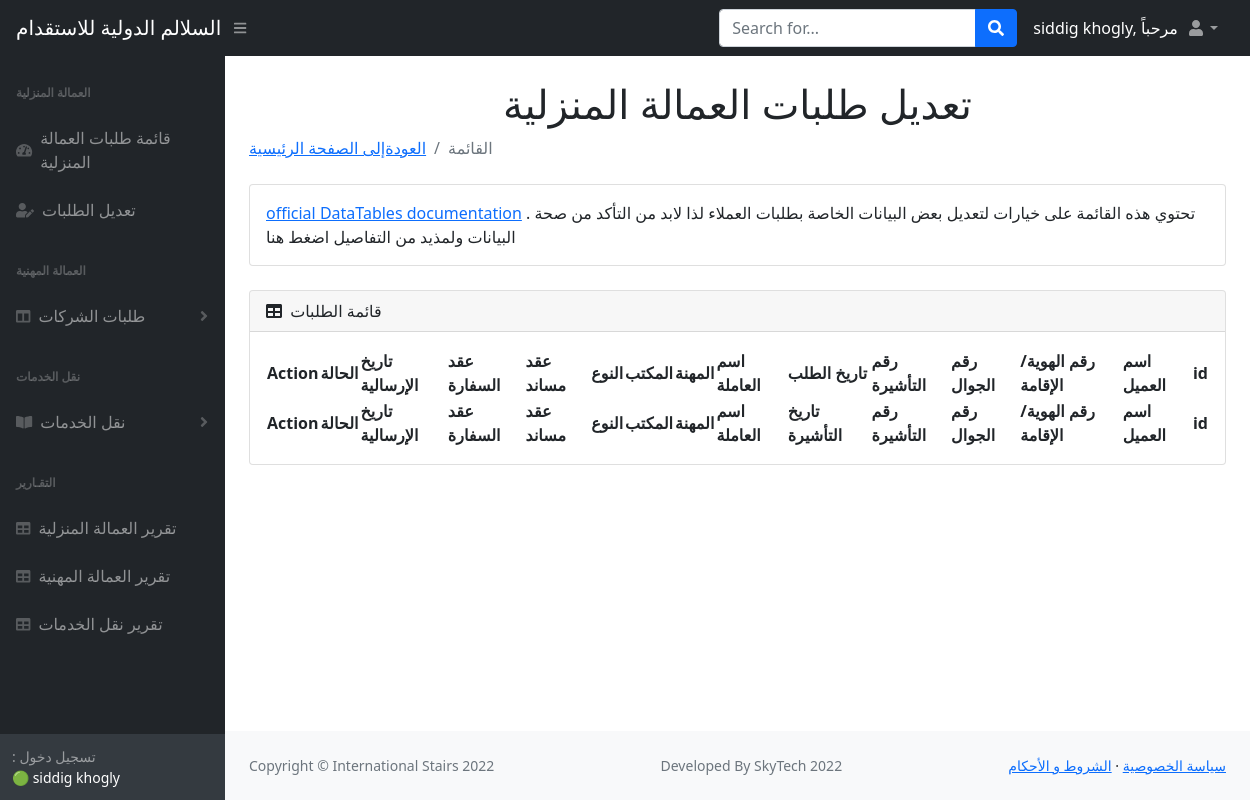
The page /list (signed in) on the database as committed earlier.
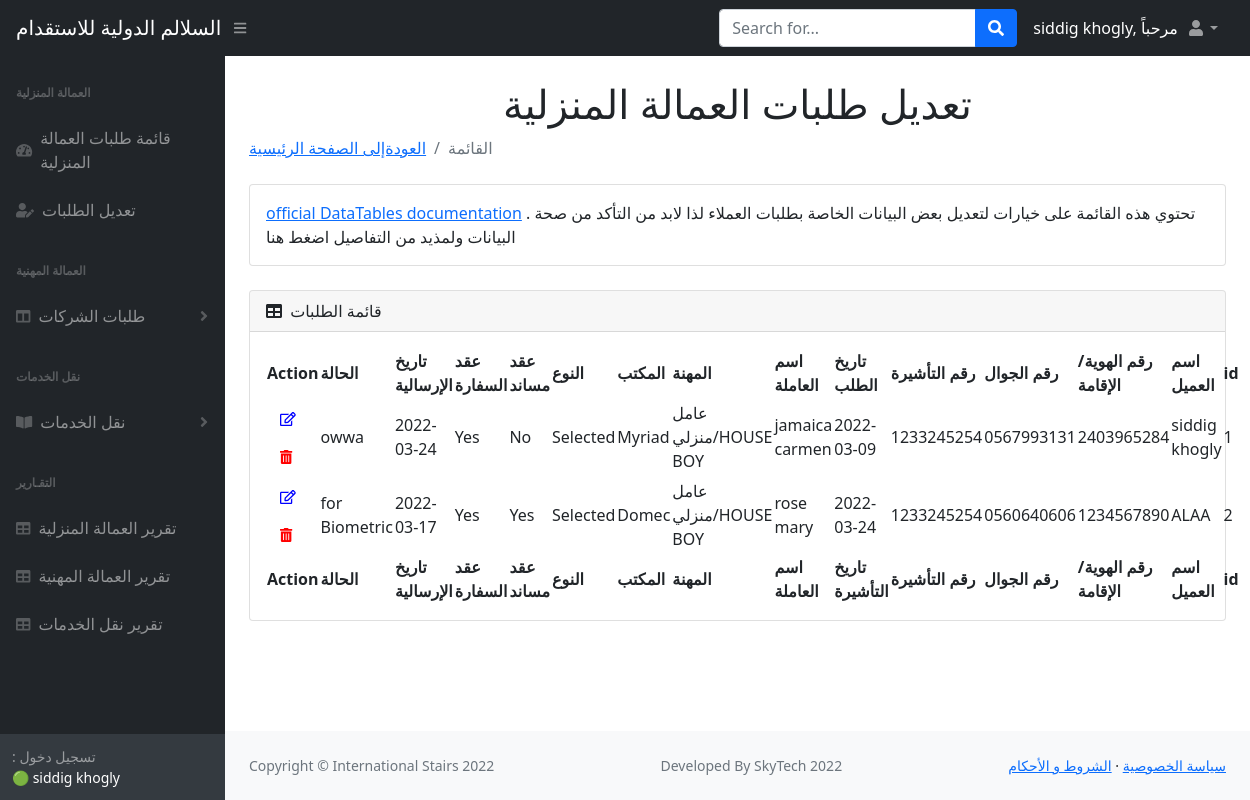
The same page on the database as committed later.
### main.py (models this page shows)
class Users(db.Model):
    __tablename__ = "users"
    id = db.Column(db.Integer, primary_key=True)
    name = db.Column(db.String(250), nullable=False)
    nid_or_iqama = db.Column(db.String, nullable=False)
    contact_No = db.Column(db.String(250), nullable=False)
    visa = db.Column(db.String, nullable=False)
    visa_date = db.Column(db.Date, nullable=False)
    worker_name = db.Column(db.String(250), nullable=False)
    type = db.Column(db.String(250), nullable=False)
    agency = db.Column(db.String(250), nullable=False)
    selected_or_recommended = db.Column(db.String(250), nullable=False)
    musaned = db.Column(db.String(250), nullable=False)
    embassy_contract = db.Column(db.String(250), nullable=False)
    shipment_date = db.Column(db.Date, nullable=False)
    status = db.Column(db.String(1000), nullable=False)

### main.py (the view)
@app.route("/list")
def users_list():
    added_users = Users.query.all()
    return render_template("list.html", users=added_users, name=current_user.name)

### main.py (called while the page is built)
@login_manager.user_loader
def load_user(user_id):
    return User.query.get(int(user_id))

### templates/list.html (shortened to what the changed rows need)
<!DOCTYPE html>
<html lang="en">
    <head>
        <link href="https://cdn.jsdelivr.net/npm/simple-datatables@latest/dist/style.css" rel="stylesheet" />
        <link href="static/css/styles.css" rel="stylesheet" />
    </head>
    <body class="sb-nav-fixed">
        <div id="layoutSidenav">
            <div id="layoutSidenav_content">
                <main>
                    <div class="container-fluid px-4">
                        <h1 class="mt-4" style="text-align:center">تعديل طلبات العمالة المنزلية</h1>
                        <div class="card mb-4">
                            <div class="card-body">
                                <table id="datatablesSimple">
                                    <thead>
                                        <tr>
                                            <th>Action</th>
                                            <th>الحالة</th>
                                            <th>تاريخ الإرسالية</th>
                                             <th>عقد السفارة</th>
                                             <th>عقد مساند</th>
                                            <th>النوع</th>
                                            <th>المكتب</th>
                                            <th>المهنة</th>
                                            <th>اسم العاملة</th>
                                            <th>تاريخ الطلب </th>
                                            <th>رقم التأشيرة</th>
                                            <th>رقم الجوال</th>
                                            <th>رقم الهوية/الإقامة</th>
                                             <th>اسم العميل</th>
                                            <th>id</th>
                                        </tr>
                                    </thead>
                                    <tfoot>
                                        <tr>
                                            <th>Action</th>
                                            <th>الحالة</th>
                                            <th>تاريخ الإرسالية</th>
                                             <th>عقد السفارة</th>
                                             <th>عقد مساند</th>
                                            <th>النوع</th>
                                            <th>المكتب</th>
                                            <th>المهنة</th>
                                            <th>اسم العاملة</th>
                                            <th>تاريخ التأشيرة</th>
                                            <th>رقم التأشيرة</th>
                                            <th>رقم الجوال</th>
                                            <th>رقم الهوية/الإقامة</th>
                                             <th>اسم العميل</th>
                                            <th>id</th>
                                    </tfoot>
                                    <tbody>
                                    {% for user in users %}
                                        <tr>
                                            <td> <a href="{{url_for('edit',id=user.id)}}" class="btn" style="color:blue"> <i class="far fa-edit fa-sm" ></i></a>
                                                <a href="{{url_for('delete',id=user.id)}}" class="btn" style="color:red" > <i class="fas fa-trash-alt fa-sm"></i></a>
                                            <td>{{user.status}}</td>
                                            <td>{{user.shipment_date}}</td>
                                            <td>{{user.embassy_contract}}</td>
                                            <td>{{user.musaned}}</td>
                                            <td>{{user.selected_or_recommended}}</td>
                                            <td>{{user.agency}}</td>
                                            <td>{{user.type}}</td>
                                             <td>{{user.worker_name}}</td>
                                             <td>{{user.visa_date}}</td>
                                             <td>{{user.visa}}</td>
                                             <td>{{user.contact_No}}</td>
                                            <td>{{user.nid_or_iqama}}</td>
                                             <td>{{user.name}}</td>
                                            <td>{{user.id}}</td>
                                        </tr>
                                {%endfor%}
                                    </tbody>
                                </table>
                            </div>
                        </div>
                    </div>
                </main>
            </div>
        </div>
    </body>
</html>

Rows that differ between the two databases and show on the page:
added Users: status "owwa", shipment_date "2022-03-24", embassy_contract "Yes", musaned "No", selected_or_recommended "Selected", agency "Myriad", type "عامل منزلي/HOUSE BOY", worker_name "jamaica carmen", visa_date "2022-03-09", visa "1233245254", contact_No "0567993131", nid_or_iqama "2403965284", name "siddig khogly", id "1"
added Users: status "for Biometric", shipment_date "2022-03-17", embassy_contract "Yes", musaned "Yes", selected_or_recommended "Selected", agency "Domec", type "عامل منزلي/HOUSE BOY", worker_name "rose mary", visa_date "2022-03-24", visa "1233245254", contact_No "0560640606", nid_or_iqama "1234567890", name "ALAA", id "2"
